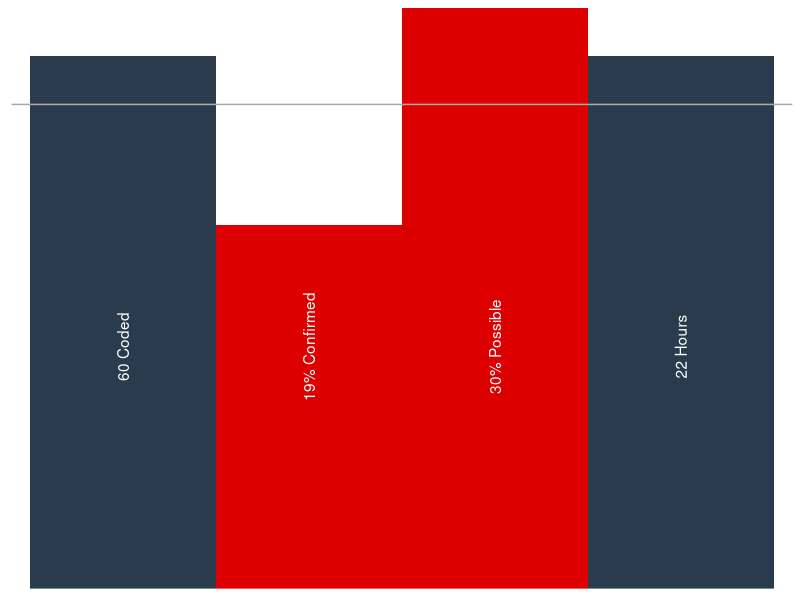

The R script that drew this image:

library("ggplot2")

ncba_blue <- "#2a3b4d"
ncba_half_blue <- "#B8C5D3"
checklists_found <- 0
ncba_failed <- "#dd0000"
ncba_success <- "#43AA8B"
ncba_white <- "#ffffff"
ncba_gray <- "#aaaaaa"


    criteria <- data.frame(
      type = c("Num Coded", "Pct Confirmed", "Pct Possible", "Hours"),
      pct = c(1.1, 0.75, 1.2, 1.1),
      pct_labels = c("60 Coded", "19% Confirmed", "30% Possible", "22 Hours")
    )
    criteria$type <- factor(criteria$type, levels = criteria$type)
    # criteria$pct_labels <- factor(criteria$pct_labels, levels = criteria$pct_labels)
    ggplot(
      data = criteria,
      aes( 
        x = type,
        y = pct,
        fill = as.factor(pct)
        )
    ) +
    geom_bar(
      stat = "identity",
      width = 1
      ) +
    scale_fill_manual(
      values = c("#dd0000", "#2a3b4d", "#dd0000", "#2a3b4d")
    ) +
    theme(
      legend.position = "none",
      panel.background = element_blank(),
      axis.title.x = element_blank(),
      axis.title.y = element_blank(),
      axis.text.y = element_blank(),
      axis.ticks.x = element_blank(),
      axis.ticks.y = element_blank(),
      axis.text.x = element_blank()
      # axis.text.x = element_text(size = 10)
      ) +
    scale_y_continuous(
      expand = expansion(mult = c(0 , 0))
    ) +
    geom_text(
      # data = criteria,
      # aes(x = factor(type)),
      aes(

        label = criteria$pct_labels,
        y = 0.5
      ),
      angle = 90,
      color = "white"
    ) +
    geom_hline(yintercept = 1, col = ncba_gray)

    # ggsave(g, height = 1, width = 1)


